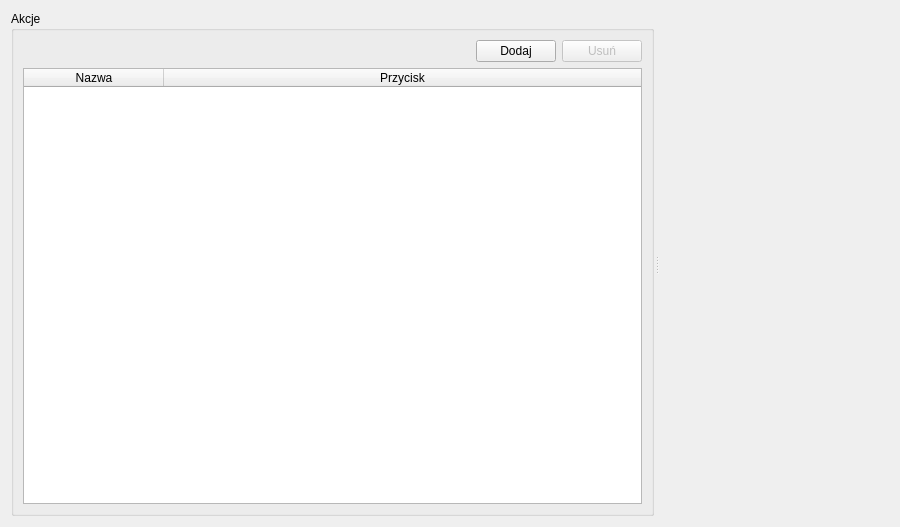
<?xml version="1.0" encoding="UTF-8"?>
<ui version="4.0">
 <class>SchedulerWidgetUI</class>
 <widget class="QWidget" name="SchedulerWidgetUI">
  <property name="geometry">
   <rect>
    <x>0</x>
    <y>0</y>
    <width>900</width>
    <height>527</height>
   </rect>
  </property>
  <property name="windowTitle">
   <string>Planowanie akwizycji</string>
  </property>
  <property name="windowOpacity">
   <double>1.000000000000000</double>
  </property>
  <layout class="QHBoxLayout" name="horizontalLayout">
   <item>
    <widget class="QSplitter" name="m_Splitter">
     <property name="lineWidth">
      <number>0</number>
     </property>
     <property name="orientation">
      <enum>Qt::Horizontal</enum>
     </property>
     <property name="handleWidth">
      <number>5</number>
     </property>
     <property name="childrenCollapsible">
      <bool>false</bool>
     </property>
     <widget class="QGroupBox" name="m_Actions">
      <property name="minimumSize">
       <size>
        <width>0</width>
        <height>0</height>
       </size>
      </property>
      <property name="title">
       <string>Akcje</string>
      </property>
      <layout class="QGridLayout" name="gridLayout_2">
       <item row="0" column="1">
        <widget class="QPushButton" name="m_AddAction">
         <property name="contextMenuPolicy">
          <enum>Qt::DefaultContextMenu</enum>
         </property>
         <property name="text">
          <string>Dodaj</string>
         </property>
        </widget>
       </item>
       <item row="0" column="0">
        <spacer name="horizontalSpacer">
         <property name="orientation">
          <enum>Qt::Horizontal</enum>
         </property>
         <property name="sizeHint" stdset="0">
          <size>
           <width>40</width>
           <height>20</height>
          </size>
         </property>
        </spacer>
       </item>
       <item row="0" column="2">
        <widget class="QPushButton" name="m_RemoveAction">
         <property name="enabled">
          <bool>false</bool>
         </property>
         <property name="text">
          <string>Usuń</string>
         </property>
        </widget>
       </item>
       <item row="1" column="0" colspan="3">
        <widget class="QTableWidget" name="m_ActionList">
         <property name="sizePolicy">
          <sizepolicy hsizetype="Preferred" vsizetype="Expanding">
           <horstretch>0</horstretch>
           <verstretch>0</verstretch>
          </sizepolicy>
         </property>
         <property name="minimumSize">
          <size>
           <width>0</width>
           <height>0</height>
          </size>
         </property>
         <property name="baseSize">
          <size>
           <width>0</width>
           <height>0</height>
          </size>
         </property>
         <property name="editTriggers">
          <set>QAbstractItemView::NoEditTriggers</set>
         </property>
         <property name="showDropIndicator" stdset="0">
          <bool>false</bool>
         </property>
         <property name="selectionMode">
          <enum>QAbstractItemView::SingleSelection</enum>
         </property>
         <property name="selectionBehavior">
          <enum>QAbstractItemView::SelectRows</enum>
         </property>
         <property name="sortingEnabled">
          <bool>true</bool>
         </property>
         <property name="wordWrap">
          <bool>false</bool>
         </property>
         <property name="columnCount">
          <number>2</number>
         </property>
         <attribute name="horizontalHeaderDefaultSectionSize">
          <number>140</number>
         </attribute>
         <attribute name="horizontalHeaderMinimumSectionSize">
          <number>140</number>
         </attribute>
         <attribute name="horizontalHeaderStretchLastSection">
          <bool>true</bool>
         </attribute>
         <attribute name="verticalHeaderDefaultSectionSize">
          <number>30</number>
         </attribute>
         <column>
          <property name="text">
           <string>Nazwa</string>
          </property>
         </column>
         <column>
          <property name="text">
           <string>Przycisk</string>
          </property>
         </column>
        </widget>
       </item>
      </layout>
     </widget>
     <widget class="ActionDefinitionWidget" name="m_ActionDefinition" native="true">
      <property name="enabled">
       <bool>false</bool>
      </property>
      <property name="sizePolicy">
       <sizepolicy hsizetype="Expanding" vsizetype="Preferred">
        <horstretch>0</horstretch>
        <verstretch>0</verstretch>
       </sizepolicy>
      </property>
     </widget>
    </widget>
   </item>
  </layout>
  <action name="actionEmpty">
   <property name="text">
    <string>Pusta akcja</string>
   </property>
   <property name="toolTip">
    <string>Pusta akcja</string>
   </property>
  </action>
  <action name="actionTemplate">
   <property name="text">
    <string>Z szablonu..</string>
   </property>
  </action>
 </widget>
 <customwidgets>
  <customwidget>
   <class>ActionDefinitionWidget</class>
   <extends>QWidget</extends>
   <header location="global">actionDefinitionWidget.h</header>
   <container>1</container>
  </customwidget>
 </customwidgets>
 <resources/>
 <connections>
  <connection>
   <sender>actionEmpty</sender>
   <signal>triggered()</signal>
   <receiver>SchedulerWidgetUI</receiver>
   <slot>addActionEmpty()</slot>
   <hints>
    <hint type="sourcelabel">
     <x>-1</x>
     <y>-1</y>
    </hint>
    <hint type="destinationlabel">
     <x>382</x>
     <y>263</y>
    </hint>
   </hints>
  </connection>
  <connection>
   <sender>actionTemplate</sender>
   <signal>triggered()</signal>
   <receiver>SchedulerWidgetUI</receiver>
   <slot>addActionTemplate()</slot>
   <hints>
    <hint type="sourcelabel">
     <x>-1</x>
     <y>-1</y>
    </hint>
    <hint type="destinationlabel">
     <x>382</x>
     <y>263</y>
    </hint>
   </hints>
  </connection>
  <connection>
   <sender>m_RemoveAction</sender>
   <signal>clicked()</signal>
   <receiver>SchedulerWidgetUI</receiver>
   <slot>removeAction()</slot>
   <hints>
    <hint type="sourcelabel">
     <x>441</x>
     <y>43</y>
    </hint>
    <hint type="destinationlabel">
     <x>382</x>
     <y>263</y>
    </hint>
   </hints>
  </connection>
  <connection>
   <sender>m_ActionList</sender>
   <signal>currentCellChanged(int,int,int,int)</signal>
   <receiver>SchedulerWidgetUI</receiver>
   <slot>currentActionChanged(int,int,int,int)</slot>
   <hints>
    <hint type="sourcelabel">
     <x>248</x>
     <y>284</y>
    </hint>
    <hint type="destinationlabel">
     <x>382</x>
     <y>263</y>
    </hint>
   </hints>
  </connection>
  <connection>
   <sender>m_ActionList</sender>
   <signal>cellDoubleClicked(int,int)</signal>
   <receiver>SchedulerWidgetUI</receiver>
   <slot>editAction(int,int)</slot>
   <hints>
    <hint type="sourcelabel">
     <x>248</x>
     <y>284</y>
    </hint>
    <hint type="destinationlabel">
     <x>382</x>
     <y>263</y>
    </hint>
   </hints>
  </connection>
 </connections>
 <slots>
  <slot>addActionEmpty()</slot>
  <slot>addActionTemplate()</slot>
  <slot>removeAction()</slot>
  <slot>currentActionChanged(int,int,int,int)</slot>
  <slot>editAction(int,int)</slot>
 </slots>
</ui>
